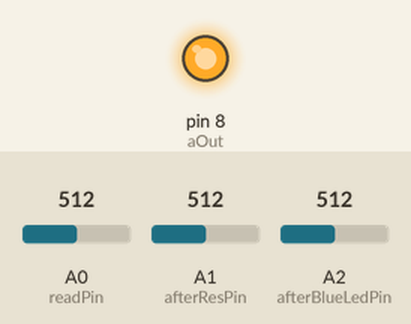
Simulated run of this sketch. Board: Arduino Uno, built with avr-gcc and run on an emulated ATmega328P. On the bench: output pins drawn as LEDs (lit = HIGH). The test bench sets the inputs (shaded band); at power-on: A0 (readPin) = 512, A1 (afterResPin) = 512, A2 (afterBlueLedPin) = 512. What the sketch prints to the serial monitor is not drawn.

Above: at 0.1 s.
Timing chart, 0 to 1.6 s (numbered marks = the images above):
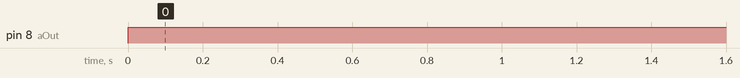

The sketch:

sketch_volt_ampere_resistance.ino
```cpp
int readPin = A0;
int afterResPin = A1;
int afterBlueLedPin = A2;

int aOut = 8;

int readVal;

int delayTime = 5000;
int res = 330;
float amp;

float vol; // = voltage
float afterResVal; // value after Resistor
float afterBlueLedVal;

int makeVol(int vol) {
  int result;

  result = vol;
  return result;
  }

void setup() {
  // put your setup code here, to run once:
  pinMode(readPin, INPUT);
  pinMode(aOut, OUTPUT);
  pinMode(afterResPin, INPUT);
  pinMode(afterBlueLedPin, INPUT);
  Serial.begin(9600);
}

void loop() {
  digitalWrite(aOut, HIGH);
  // put your main code here, to run repeatedly:

  afterResVal = (5. /1023.) * analogRead(afterResPin);

  afterBlueLedVal = (afterResVal/1023.) * analogRead(afterBlueLedPin);

  readVal = analogRead(readPin);
  vol = (afterResVal/1023.)*readVal; // 5. = 5.0 , weil wir hier floating point operation brauchen!

  Serial.print("Volt nach Widerstand verfügbar: ");
  Serial.println(afterResVal);


  Serial.print("Volt für blaue LED: ");
  Serial.println(afterBlueLedVal);

  Serial.print("Volt für gelbe LED: ");
  Serial.println(vol);

  //Serial.print("Volt, die über dem Vorwiderstand abfallen: ");
  //Serial.println(AfterResVal - vol);
  amp = 5. / res;
  Serial.print("Stromstärke: ");
  Serial.print(amp);
  Serial.println(" A");
  Serial.println("");
  delay(delayTime);
  //analogWrite(aOut, 50); // von max. 255
  //delay(delayTime);
}
```

Measured:
- by itself, pin 8 (aOut): LOW → HIGH at 0.00 s
